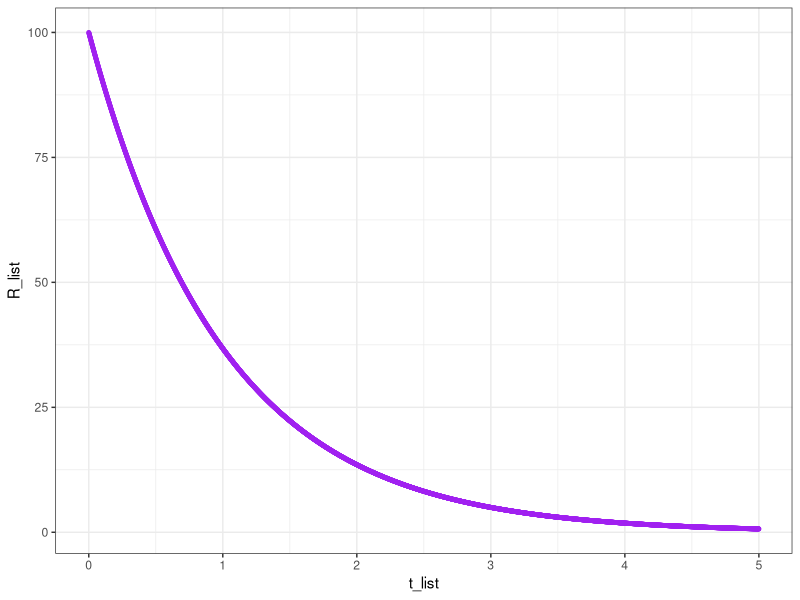
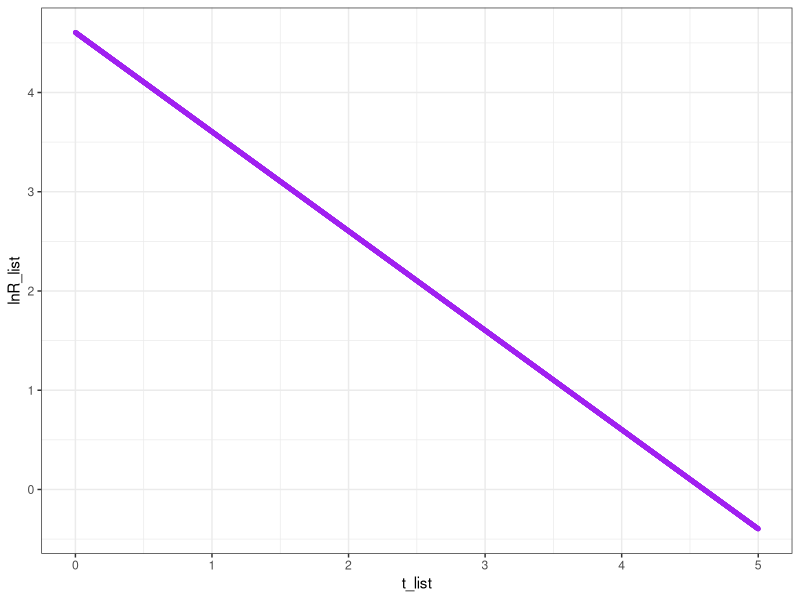
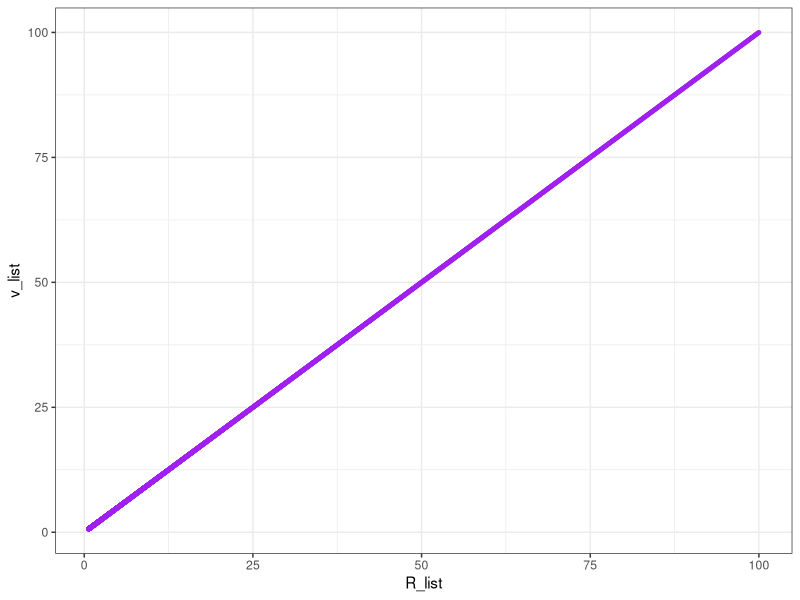
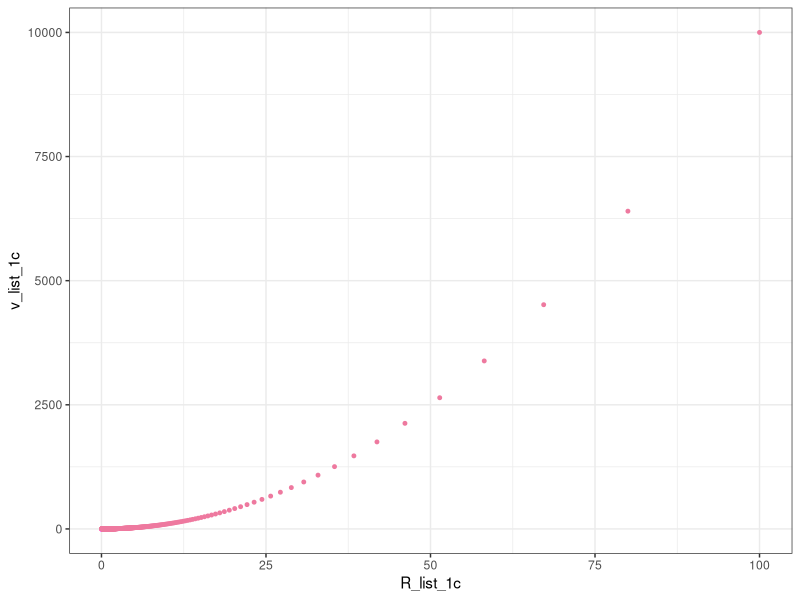
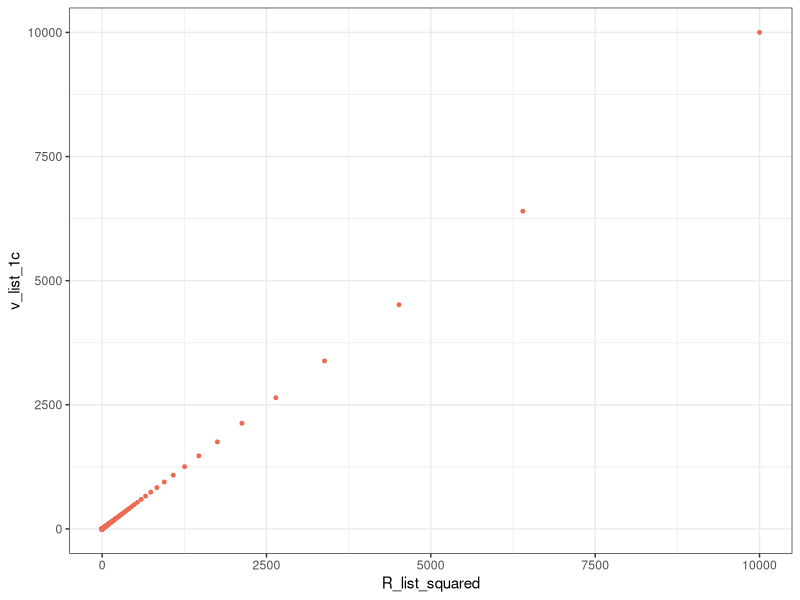
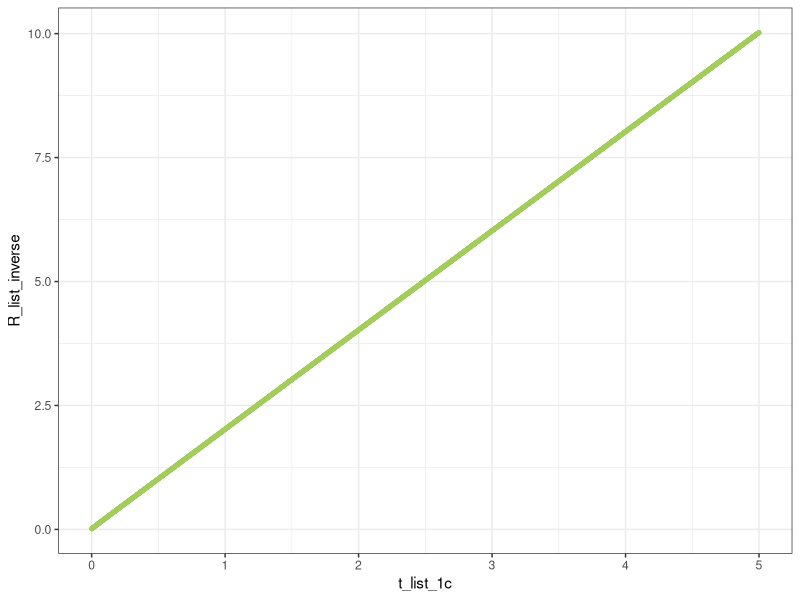
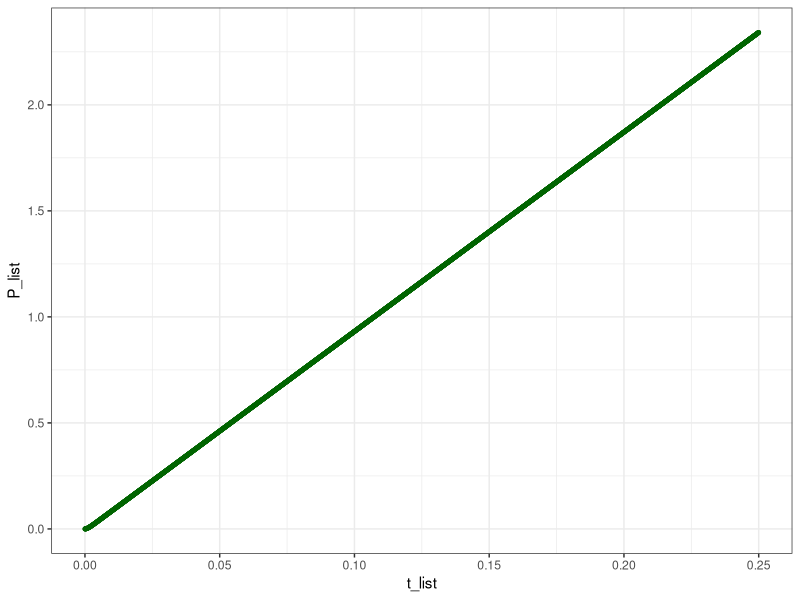
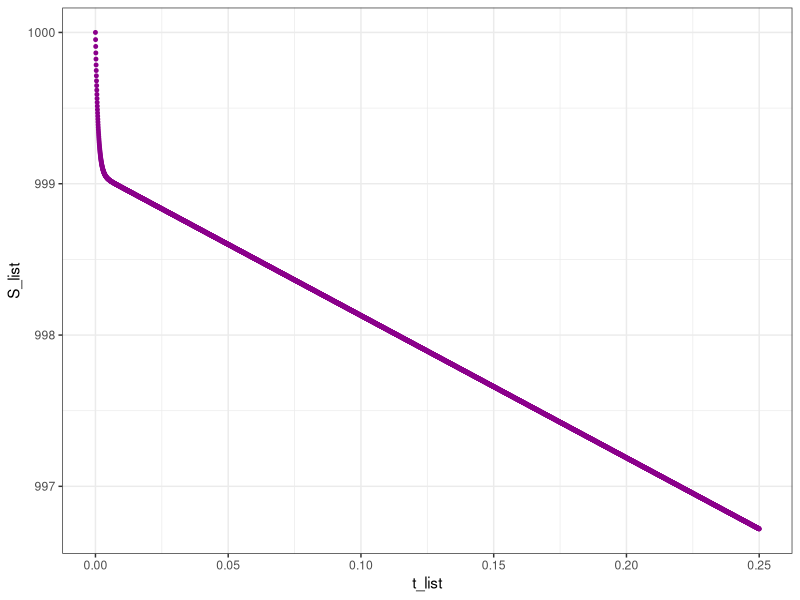

These charts were generated, in order, by the following R code:
library(tidyverse)


# Actividad 1: Cinéticas sencillas ----------------------------------------

#a)Escriba un código de R que permita calcular una lista de valores de [R], para diferentes tiempos (guardados también en una lista). Use k = 1, dt = 0.001 y [R]_0 = 100.


#b)¿Cómo se puede escribir una variable extra que exprese la velocidad, v, a cada tiempo t, para la reacción de primer orden? Incluya dicha variable en el código.

#Represente gráficamente [R] vs t y ln [R] vs t.


#c)Represente gráficamente v vs [R].


#d)Repita el procedimiento, pero para una reacción de orden 2 y grafique v vs [R]^2 y 1/[R] vs t.

#e)Compare los gráficos que se obtienen cambiando "dt" a 0.01 y 0.1. ¿Qué ocurre si aumenta "dt" a un valor relativamente grande, por ejemplo, 2?

#al aumentar dt de 0.001 a 0.01 el intervalo de tiempo para el que calculamos las concentraciones de R pasa de 5 segundos a 50 segundos. En los primeros 5 se observa lo mismo que en
#el grafico con dt=0.001 un decaimiento constante de la concentracion de R, sin embargo luego la concentracion de R disminuye hasta 0 y se mantiene constante. lo mismo ocurre con 
#dt=0.1 solo que analizando los primeros 500 segundos de reaccion.

#cuando dt es un valor demasiado grande como 2 la ecuacion que calcula la concentracion de R a partir del tiempo transcurrido deja de tener sentido ya que solo funciona para diferencias peque;as de tiempo 
#si dt es mayor que 1 la diferencia de R sera mayor que R misma y negativa lo cual lleva a que cada iteracion de R sea el mismo valor alternando entre negativo y positivo.


k<-(1)
dt<-0.001
R0<-100
t0<-0
v0=k*R0

R_list<-c(R0)
t_list<-c(t0)
v_list<-c(v0)
  
R=R0
t=t0


for (i in 1:5000){
dR<- -k*R*dt
R<-R+dR
R_list<-c(R_list,R)
t<-t+dt
t_list<-c(t_list,t)
v=k*R
v_list<-c(v_list,v)
}

view(R_list)

data_list_TP2<-data.frame(R_list, t_list, v_list)

ggplot(data=data_list_TP2,
       aes(x=t_list, 
           y=R_list))+
      geom_point(size=1, color="purple")+
theme_bw()

data_list_TP2<-data_list_TP2 %>% 
  mutate(lnR_list=log(R_list))
view(data_list_TP2)


ggplot(data=data_list_TP2,
       aes(x=t_list, 
           y=lnR_list))+
  geom_point(size=1, color="purple")+
  theme_bw()


ggplot(data=data_list_TP2,
       aes(x=R_list, 
           y=v_list))+
  geom_point(size=1, color="purple")+
  theme_bw()

#Calculo para una reaccion de orden 2 vamos a definir las variables con un 1c ya q ue corresponde a la actividad 1c

k_1c<-(1)
dt_1c<-0.001
R0_1c<-100
t0_1c<-0
v0_1c=k_1c*R0_1c^2

R_list_1c<-c(R0_1c)
t_list_1c<-c(t0_1c)
v_list_1c<-c(v0_1c)

R_1c=R0_1c
t_1c=t0_1c


for (i in 1:5000){
  dR_1c<- -2*k_1c*(R_1c^2)*dt_1c
  R_1c<-R_1c+dR_1c
  R_list_1c<-c(R_list_1c,R_1c)
  t_1c<-t_1c+dt_1c
  t_list_1c<-c(t_list_1c,t_1c)
  v_1c=k_1c*R_1c^2
  v_list_1c<-c(v_list_1c,v_1c)
}

data_list_TP2_act_1c<-data.frame(R_list_1c, t_list_1c, v_list_1c,
                                 R_list_squared=R_list_1c^2,
                                 R_list_inverse=1/R_list_1c)

view(data_list_TP2_act_1c)

ggplot(data = data_list_TP2_act_1c,
       aes(x=R_list_1c,
           y=v_list_1c))+
  geom_point(size=1, color="palevioletred2")+
  theme_bw()

ggplot(data = data_list_TP2_act_1c,
       aes(x=R_list_squared,
           y=v_list_1c))+
  geom_point(size=1, color="coral2")+
  theme_bw()
         
ggplot(data = data_list_TP2_act_1c,
       aes(x=t_list_1c,
           y=R_list_inverse))+
  geom_point(size=1, color="darkolivegreen3")+
  theme_bw()

#Compare los graficos que se obtienen cambiando “dt” a 0.01 y 0.1. ¿Que ocurre
#si aumenta “dt” a un valor relativamente grande, por ejemplo, 2?

#Probar con dt=2




# Actividad 2: Cinética enzimática ----------------------------------------

#a) Cree un \textit{script} de R en el que se calcule, para una reacción enzimática, las variables: tiempo, $[S]$, $[E]$, $[ES]$, $[P]$ y $\frac{d[P]}{dt}$. Utilice las siguientes condiciones iniciales: $[E]_0 = 1$; $[S]_0 = 10000$; $dt = 0.00005$; $k_f = 1$; $k_r = 1$; $k_p = 0.1$. ¿Qué ocurre si fija $dt = 0.0002$?
  
  
#b) Grafique $[P]$ vs. $t$. ¿Cuánto tiempo deberá pasar para que la concentración de sustrato sea el $95\%$ de la concentración inicial? ¿Cuánto es dicho tiempo si $k_p = 10$?
  
#calculado en el script  
  
#c) Grafique $[S]$ vs. $T$ ($k_p = 0.1$). ¿A qué se debe que haya una disminución inicial rápida de $S$ y luego un decrecimiento más lento?

#la disminucion inicial rapida de S ocurre ya que el sustrato se une rapidamente con la enzima, una vez que esta se satura la disminucion de S ocurre tan rapido como la transproimacion de ES
#a E+P con una Kp=10 esta ultima transformacion ocurre mas rapido por lo que la disminucion de S luego de la saturacion es mas veloz.

E0=1
S0=1000
dt=0.00005
kf=1
kr=1
kp=10
t0=0

E_list<-c(E0)
S_list<-c(S0)
ES_list<-c(0)
P_list<-c(0)
v_list<-c(0)
t_list<-c(t0)

E=E0
S=S0
P=0
ES=0
v=0
t=t0

for (i in 1:5000){
  dE=(-kf*E*S+kf*ES+kp*ES)*dt
  E=E+dE
  E_list<-c(E_list,E)
  
  dS=(-kf*E*S+kr*ES)*dt
  S=S+dS
  S_list<-c(S_list, S)
  
  dES=(kf*E*S-kr*ES-kp*ES)*dt
  ES=ES+dES
  ES_list<-c(ES_list, ES)
  
  dP=kp*ES*dt
  P=P+dP
  P_list<-c(P_list, P)
  
  v=kp*ES
  v_list<-c(v_list,v)
  
  t=t+dt
  t_list<-c(t_list, t)
  
}

data_list_TP2_A2<-data.frame(E_list, S_list, ES_list, P_list, t_list, v_list)
view(data_list_TP2_A2)

linear_model_of_S_vs_t<-lm(data_list_TP2_A2$S_list~data_list_TP2_A2$t_list,
                           data = data_list_TP2_A2,
                           subset = t_list>0.05)

summary(linear_model_of_S_vs_t)

#la regresion lineal de la parte lineal es:  [S]=9.991e+02-9.490e-02t, si buscamos el valor de t para el que [S]=0.95[S_0] tenemos

cat("El tiempo al que la concentracion de sustrato es el 95% de la inicial es:", ((0.95*S0-coef(linear_model_of_S_vs_t)[1])/coef(linear_model_of_S_vs_t)[2]),"segundos"
)
#para ver como cambia esto con kp=10 se volvio a correr la seccion del script correspondiente cambiando la variable kp y el valor obtenido por la linea anterior es: 5.219329 segundos

ggplot(data=data_list_TP2_A2,
       aes(x=t_list, 
           y=P_list))+
  geom_point(size=1, color="darkgreen")+
theme_bw()

ggplot(data=data_list_TP2_A2,
       aes(x=t_list,
           y=S_list))+
  geom_point(size=1, color="magenta4")+
  theme_bw()


ggplot(data=data_list_TP2_A2,
       aes(x=t_list,
           y=ES_list))+
  geom_point(size=1, color="darkorange2")+
  theme_bw()


ggplot(data=data_list_TP2_A2,
       aes(x=t_list,
           y=v_list))+
  geom_point(size=1, color="cyan4")+
  theme_bw()


# Actividad 3: Reacciones oscilatorias ------------------------------------

#a) Cree un \textit{script} de R en el que se represente el tiempo $t$, $[A]$, $[B]$, $[D]$, $[E]$, $[X]$ y $[Y]$. Realice $10000$ cálculos
#con las siguientes condiciones iniciales: $[A]_0 = 1$; $[B]_0 = 3$; $dt = 0.005$; $k_1 = k_2 = k_3 = k_4 = 1$. Evalúe la variación de las 
#concentraciones de todas las especies en función del tiempo. ¿Oscila la concentración de alguna de las especies?

#no, bajo estas condiciones ninguna de las especies oscila.
  
#b) Mantenga las $[A]$ y $[B]$ en valores constantes (en valores $1$ y $3$, respectivamente).
#¿Qué se observa en este caso? ¿Qué condición debería tener el sistema para mantener $[A]$ y $[B]$ constantes?

#en este caso se observa como la concentracion de X y de Y oscilan. Para que la concentracion de A y de B sean constantes es necesario que la canditdad de A y B que se consumen
#se repongan a la misma velocidad.
  
#c) Grafique [X] vs. [Y]. ¿Qué característica se destaca del gráfico? ¿Cómo se modifica el gráfico si ajusta $[X]_0$ y $[Y]_0$ a $1$ y $0.5$? ¿Y si los ajusta a $2$ y $10$? ¿$2$ y $2$? ¿$1$ y $4$?

#La principal caracteristica del grafico es que es ciclico. al modificar las concentraciones iniciales cambia el punto desde el que comienza el grafico pero vemos como la proporcion 
#entre Y y X se ajusta hasta formar nuevamente el ciclo.
  
A0=1
B0=3
dt=0.005
k1=1
k2=1
k3=1
k4=1
t0=0
X0=0
Y0=0

t=t0
A=A0
B=B0
D=0
E=0
X=X0
Y=Y0

t_list<-c(t0)
A_list<-c(A0)
B_list<-c(B0)
D_list<-c(0)
E_list<-c(0)
X_list<-c(X0)
Y_list<-c(Y0)

for (i in 1:10000) {
  dA=-k1*A*dt
  #A=A+dA
  A_list<-c(A_list, A)
  
  dB=-k3*B*X*dt
 #B=B+dB 
  B_list<-c(B_list, B)
  
  dD=k3*B*X*dt
  D=D+dD
  D_list<-c(D_list, D)
  
  dE=k4*X*dt
  E=E+dE
  E_list<-c(E_list, E)
  
  dX=(k1*A+k2*(X^2)*Y-k3*B*X-k4*X)*dt
  X=X+dX
  X_list<-c(X_list, X)
  
  dY=(-k2*(X^2)*Y+k3*B*X)*dt
  Y=Y+dY
  Y_list<-c(Y_list, Y)
  
  t=t+dt
  t_list<-c(t_list, t)

}

data_list_TP2_A3<-data.frame(A_list, B_list, X_list, Y_list, D_list, E_list, t_list)
View(data_list_TP2_A3)

ggplot(data=data_list_TP2_A3,
       aes(x=t_list, 
           y=A_list))+
  geom_point(size=1, color="deepskyblue")+
  theme_bw()

ggplot(data=data_list_TP2_A3,
       aes(x=t_list,
           y=B_list))+
  geom_point(size=1, color="deeppink2")+
  theme_bw()


ggplot(data=data_list_TP2_A3,
       aes(x=t_list,
           y=D_list))+
  geom_point(size=1, color="darkorchid3")+
  theme_bw()


ggplot(data=data_list_TP2_A3,
       aes(x=t_list,
           y=E_list))+
  geom_point(size=1, color="midnightblue")+
  theme_bw()


ggplot(data=data_list_TP2_A3,
       aes(x=t_list,
           y=Y_list))+
  geom_point(size=1, color="yellowgreen")+
  theme_bw()

ggplot(data=data_list_TP2_A3,
       aes(x=t_list,
           y=X_list))+
  geom_point(size=1, color="firebrick3")+
  theme_bw()


#Gráfica X vs Y

ggplot(data=data_list_TP2_A3,
       aes(x=X_list,
           y=Y_list))+
  geom_point(size=1, color="orchid")+
  theme_bw()
